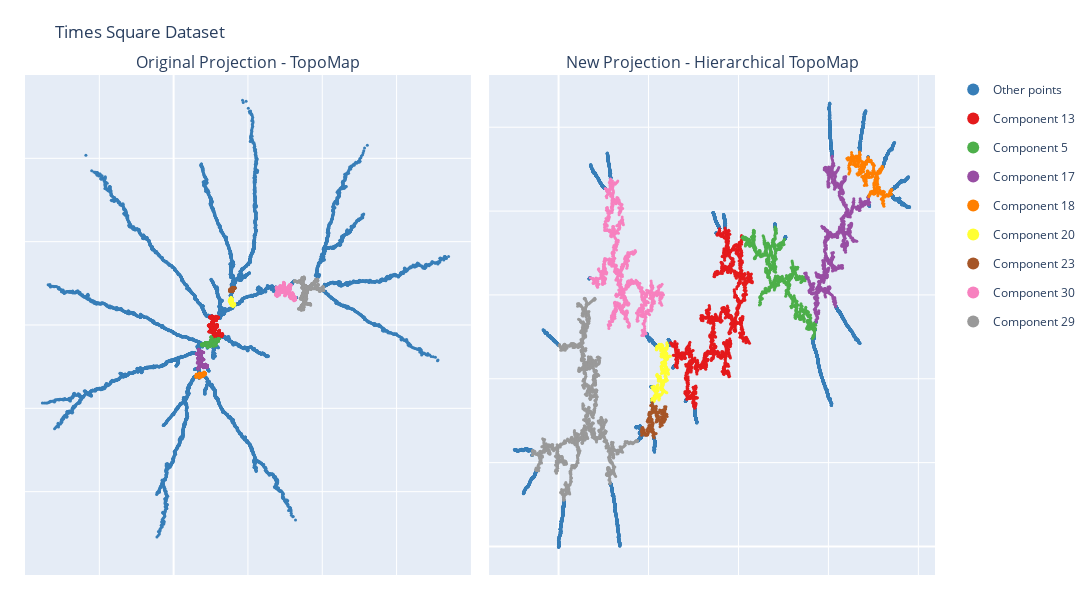

Source (notebook cell):
### Code cell
fig = plot_topomap_comparison_highlight(proj_topomap_times, proj_hier_times, 
                                               components_to_highligth, df_comp_times)
fig.update_layout(height=600, width=1200, title='Times Square Dataset', 
                  legend= {'itemsizing': 'constant'},
                  xaxis=dict(range=[-400, 800],showticklabels=False), 
                  yaxis=dict(range=[20400,21600],showticklabels=False),
                  xaxis2=dict(showticklabels=False), 
                  yaxis2=dict(showticklabels=False)
                  )
fig.show()

### Figure 1 — Plotly figure (JSON) as saved in the notebook; plotly's stock layout.template omitted (floating-point values rounded to 4 significant figures; data arrays with more than 128 entries replaced by an {"elided": "..."} marker saying what was removed)
{"data": [{"legendgroup": "Other points", "marker": {"color": "#377eb8", "size": 3}, "mode": "markers", "name": "Other points", "type": "scatter", "x": {"elided": "11470 float values"}, "xaxis": "x", "y": {"elided": "11470 float values"}, "yaxis": "y"}, {"legendgroup": "Component 13", "marker": {"color": "#e41a1c", "size": 3}, "mode": "markers", "name": "Component 13", "type": "scatter", "x": {"elided": "1384 float values"}, "xaxis": "x", "y": {"elided": "1384 float values"}, "yaxis": "y"}, {"legendgroup": "Component 5", "marker": {"color": "#4daf4a", "size": 3}, "mode": "markers", "name": "Component 5", "type": "scatter", "x": {"elided": "782 float values"}, "xaxis": "x", "y": {"elided": "782 float values"}, "yaxis": "y"}, {"legendgroup": "Component 17", "marker": {"color": "#984ea3", "size": 3}, "mode": "markers", "name": "Component 17", "type": "scatter", "x": {"elided": "828 float values"}, "xaxis": "x", "y": {"elided": "828 float values"}, "yaxis": "y"}, {"legendgroup": "Component 18", "marker": {"color": "#ff7f00", "size": 3}, "mode": "markers", "name": "Component 18", "type": "scatter", "x": {"elided": "336 float values"}, "xaxis": "x", "y": {"elided": "336 float values"}, "yaxis": "y"}, {"legendgroup": "Component 20", "marker": {"color": "#ffff33", "size": 3}, "mode": "markers", "name": "Component 20", "type": "scatter", "x": {"elided": "263 float values"}, "xaxis": "x", "y": {"elided": "263 float values"}, "yaxis": "y"}, {"legendgroup": "Component 23", "marker": {"color": "#a65628", "size": 3}, "mode": "markers", "name": "Component 23", "type": "scatter", "x": {"elided": "192 float values"}, "xaxis": "x", "y": {"elided": "192 float values"}, "yaxis": "y"}, {"legendgroup": "Component 30", "marker": {"color": "#f781bf", "size": 3}, "mode": "markers", "name": "Component 30", "type": "scatter", "x": {"elided": "883 float values"}, "xaxis": "x", "y": {"elided": "883 float values"}, "yaxis": "y"}, {"legendgroup": "Component 29", "marker": {"color": "#999999", "size": 3}, "mode": "markers", "name": "Component 29", "type": "scatter", "x": {"elided": "1382 float values"}, "xaxis": "x", "y": {"elided": "1382 float values"}, "yaxis": "y"}, {"legendgroup": "Other points", "marker": {"color": "#377eb8", "size": 3}, "mode": "markers", "name": "Other points", "showlegend": false, "type": "scatter", "x": {"elided": "11470 float values"}, "xaxis": "x2", "y": {"elided": "11470 float values"}, "yaxis": "y2"}, {"legendgroup": "Component 13", "marker": {"color": "#e41a1c", "size": 3}, "mode": "markers", "name": "Component 13", "showlegend": false, "type": "scatter", "x": {"elided": "1384 float values"}, "xaxis": "x2", "y": {"elided": "1384 float values"}, "yaxis": "y2"}, {"legendgroup": "Component 5", "marker": {"color": "#4daf4a", "size": 3}, "mode": "markers", "name": "Component 5", "showlegend": false, "type": "scatter", "x": {"elided": "782 float values"}, "xaxis": "x2", "y": {"elided": "782 float values"}, "yaxis": "y2"}, {"legendgroup": "Component 17", "marker": {"color": "#984ea3", "size": 3}, "mode": "markers", "name": "Component 17", "showlegend": false, "type": "scatter", "x": {"elided": "828 float values"}, "xaxis": "x2", "y": {"elided": "828 float values"}, "yaxis": "y2"}, {"legendgroup": "Component 18", "marker": {"color": "#ff7f00", "size": 3}, "mode": "markers", "name": "Component 18", "showlegend": false, "type": "scatter", "x": {"elided": "336 float values"}, "xaxis": "x2", "y": {"elided": "336 float values"}, "yaxis": "y2"}, {"legendgroup": "Component 20", "marker": {"color": "#ffff33", "size": 3}, "mode": "markers", "name": "Component 20", "showlegend": false, "type": "scatter", "x": {"elided": "263 float values"}, "xaxis": "x2", "y": {"elided": "263 float values"}, "yaxis": "y2"}, {"legendgroup": "Component 23", "marker": {"color": "#a65628", "size": 3}, "mode": "markers", "name": "Component 23", "showlegend": false, "type": "scatter", "x": {"elided": "192 float values"}, "xaxis": "x2", "y": {"elided": "192 float values"}, "yaxis": "y2"}, {"legendgroup": "Component 30", "marker": {"color": "#f781bf", "size": 3}, "mode": "markers", "name": "Component 30", "showlegend": false, "type": "scatter", "x": {"elided": "883 float values"}, "xaxis": "x2", "y": {"elided": "883 float values"}, "yaxis": "y2"}, {"legendgroup": "Component 29", "marker": {"color": "#999999", "size": 3}, "mode": "markers", "name": "Component 29", "showlegend": false, "type": "scatter", "x": {"elided": "1382 float values"}, "xaxis": "x2", "y": {"elided": "1382 float values"}, "yaxis": "y2"}], "layout": {"annotations": [{"font": {"size": 16}, "showarrow": false, "text": "Original Projection - TopoMap", "x": 0.245, "xanchor": "center", "xref": "paper", "y": 1, "yanchor": "bottom", "yref": "paper"}, {"font": {"size": 16}, "showarrow": false, "text": "New Projection - Hierarchical TopoMap", "x": 0.755, "xanchor": "center", "xref": "paper", "y": 1, "yanchor": "bottom", "yref": "paper"}], "height": 600, "legend": {"itemsizing": "constant"}, "margin": {"b": 25, "l": 25, "r": 25, "t": 75}, "title": {"text": "Times Square Dataset"}, "width": 1200, "xaxis": {"anchor": "y", "domain": [0, 0.49], "range": [-400, 800], "showticklabels": false}, "xaxis2": {"anchor": "y2", "domain": [0.51, 1], "showticklabels": false}, "yaxis": {"anchor": "x", "domain": [0, 1], "range": [20400, 21600], "showticklabels": false}, "yaxis2": {"anchor": "x2", "domain": [0, 1], "showticklabels": false}}}
